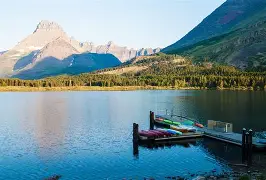
#> input picture Praktikum_5/pemandangan.jpg, 266 x 180 px
$ python latihan4.py
#> lines starting #> are read from the running program, lines starting #| are printed output that depends on the picture
import cv2
import matplotlib.pyplot as plt
import numpy as np

# Definisi Fungsi
def konversi_grayscale(img, metode):
    # Catatan: Fungsi ini berasumsi 'img' yang masuk adalah format RGB
    if metode == 'opencv':
        return cv2.cvtColor(img, cv2.COLOR_RGB2GRAY)
    elif metode == 'manual':
        img_f = img.astype(np.float32)
        return (0.299 * img_f[:,:,0] + 0.587 * img_f[:,:,1] + 0.114 * img_f[:,:,2]).astype(np.uint8)
    elif metode == 'green_only':
        return img[:,:,1]
    else:
        return None

# Eksekusi
img_bgr = cv2.imread('pemandangan.jpg')
#> img_bgr is the input picture: shape (180, 266, 3); mean B, G, R 150.2, 142, 112.6
img_rgb = cv2.cvtColor(img_bgr, cv2.COLOR_BGR2RGB)

# Panggil fungsi untuk ketiga metode
hasil_cv2 = konversi_grayscale(img_rgb, 'opencv')
#> in konversi_grayscale, `return cv2.cvtColor(img, cv2.COLOR_RGB2GRAY)`:
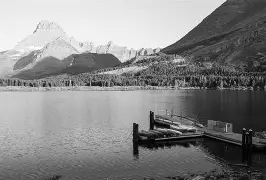
#> returned value: shape (180, 266); min 0, max 255, mean 134.1
hasil_man = konversi_grayscale(img_rgb, 'manual')
hasil_grn = konversi_grayscale(img_rgb, 'green_only')
#> call 3 of konversi_grayscale, with metode = 'green_only'
#> in konversi_grayscale (call 3), `return img[:,:,1]`:
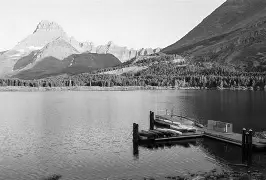
#> returned value: shape (180, 266); min 0, max 255, mean 142

# Tampilkan dalam grid 1x3
plt.figure(figsize=(15, 5))
plt.subplot(1, 3, 1), plt.imshow(hasil_cv2, cmap='gray'), plt.title('OpenCV'), plt.axis('off')
plt.subplot(1, 3, 2), plt.imshow(hasil_man, cmap='gray'), plt.title('Manual'), plt.axis('off')
plt.subplot(1, 3, 3), plt.imshow(hasil_grn, cmap='gray'), plt.title('Green Only'), plt.axis('off')
plt.tight_layout()
plt.show()
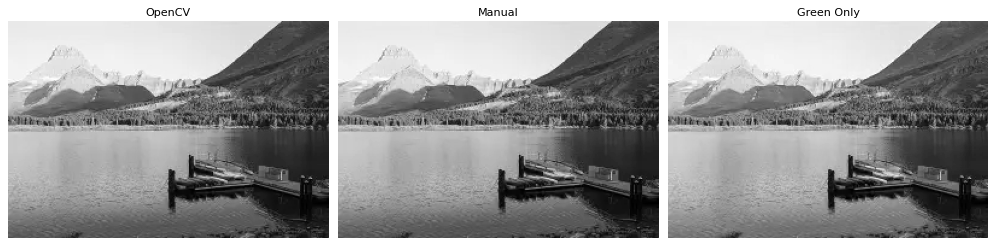
#> figure drawn by matplotlib, 3 panels

$ run again, with Praktikum_5/bunga.jpg copied over Praktikum_5/pemandangan.jpg
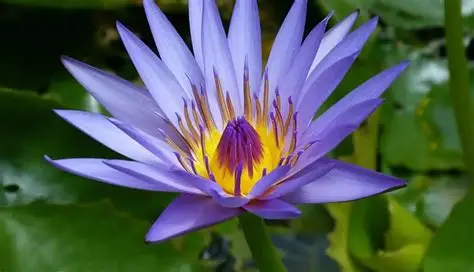
#> input picture Praktikum_5/bunga.jpg, 474 x 272 px
#> img_bgr is the input picture: shape (272, 474, 3); mean B, G, R 85.3, 91.9, 81.2
#> in konversi_grayscale (call 3), `return img[:,:,1]`:
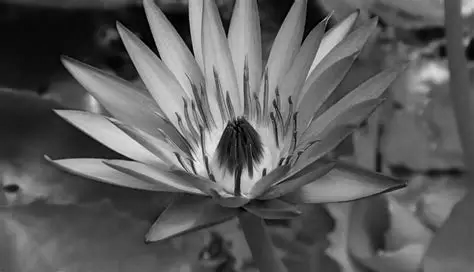
#> returned value: shape (272, 474); min 0, max 244, mean 91.9
#> `plt.show()`:
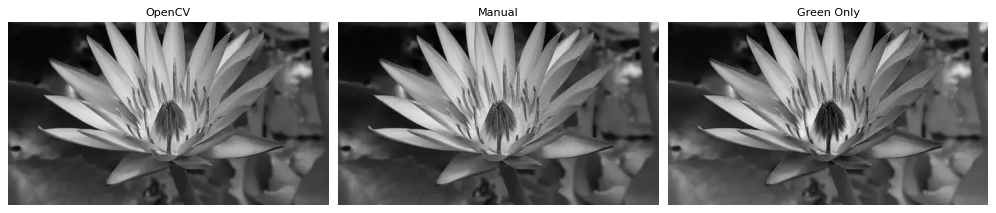
#> figure drawn by matplotlib, 3 panels
